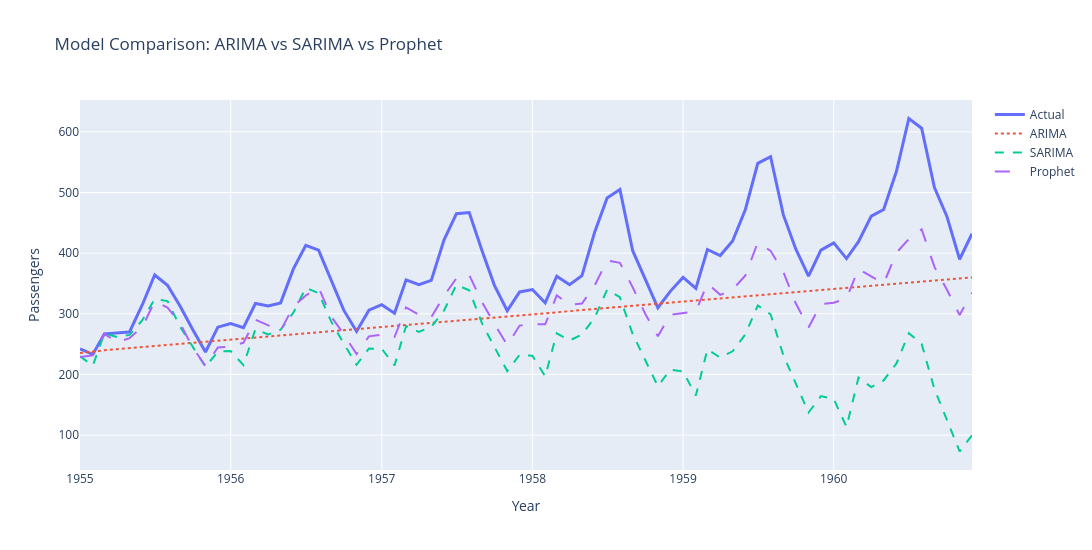

Notebook source saved alongside this figure:
### Code cell
import plotly.graph_objects as go
fig = go.Figure()
fig.add_trace(go.Scatter(
    x=test.index,
    y=test["Passengers"],
    mode="lines",
    name="Actual",
    line=dict(width=3)
))
fig.add_trace(go.Scatter(
    x=test.index,
    y=arima_forecast,
    mode="lines",
    name="ARIMA",
    line=dict(dash="dot")
))
fig.add_trace(go.Scatter(
    x=test.index,
    y=sarima_forecast,
    mode="lines",
    name="SARIMA",
    line=dict(dash="dash")
))

fig.add_trace(go.Scatter(
    x=test.index,
    y=forecast_test["yhat"],
    mode="lines",
    name="Prophet",
    line=dict(dash="longdash")
))

fig.update_layout(
    title="Model Comparison: ARIMA vs SARIMA vs Prophet",
    xaxis_title="Year",
    yaxis_title="Passengers",
    width=1100,
    height=550
)

fig.show()
